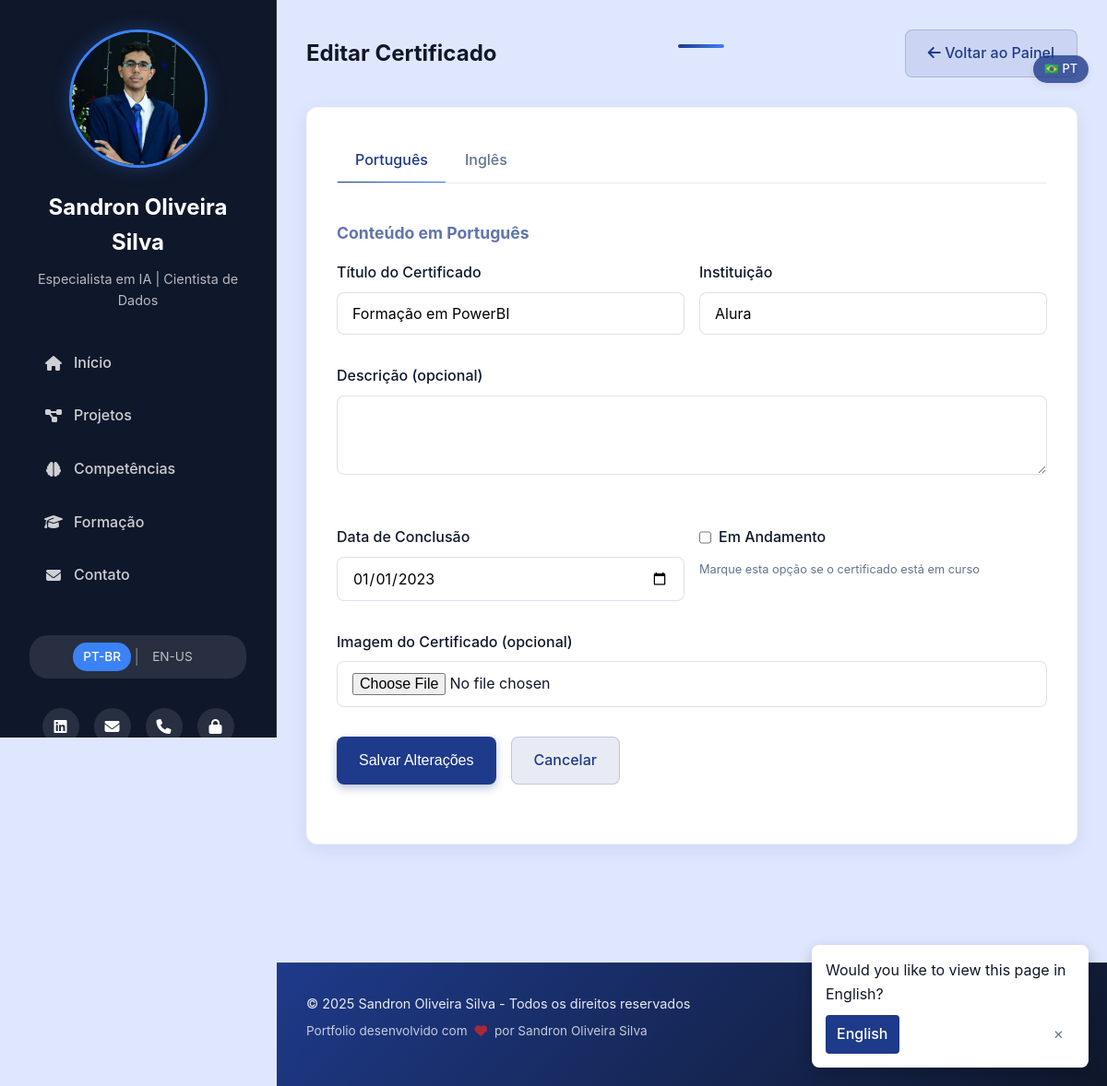
The page /admin/edit_certificate/1 (signed in) on the database as committed earlier.
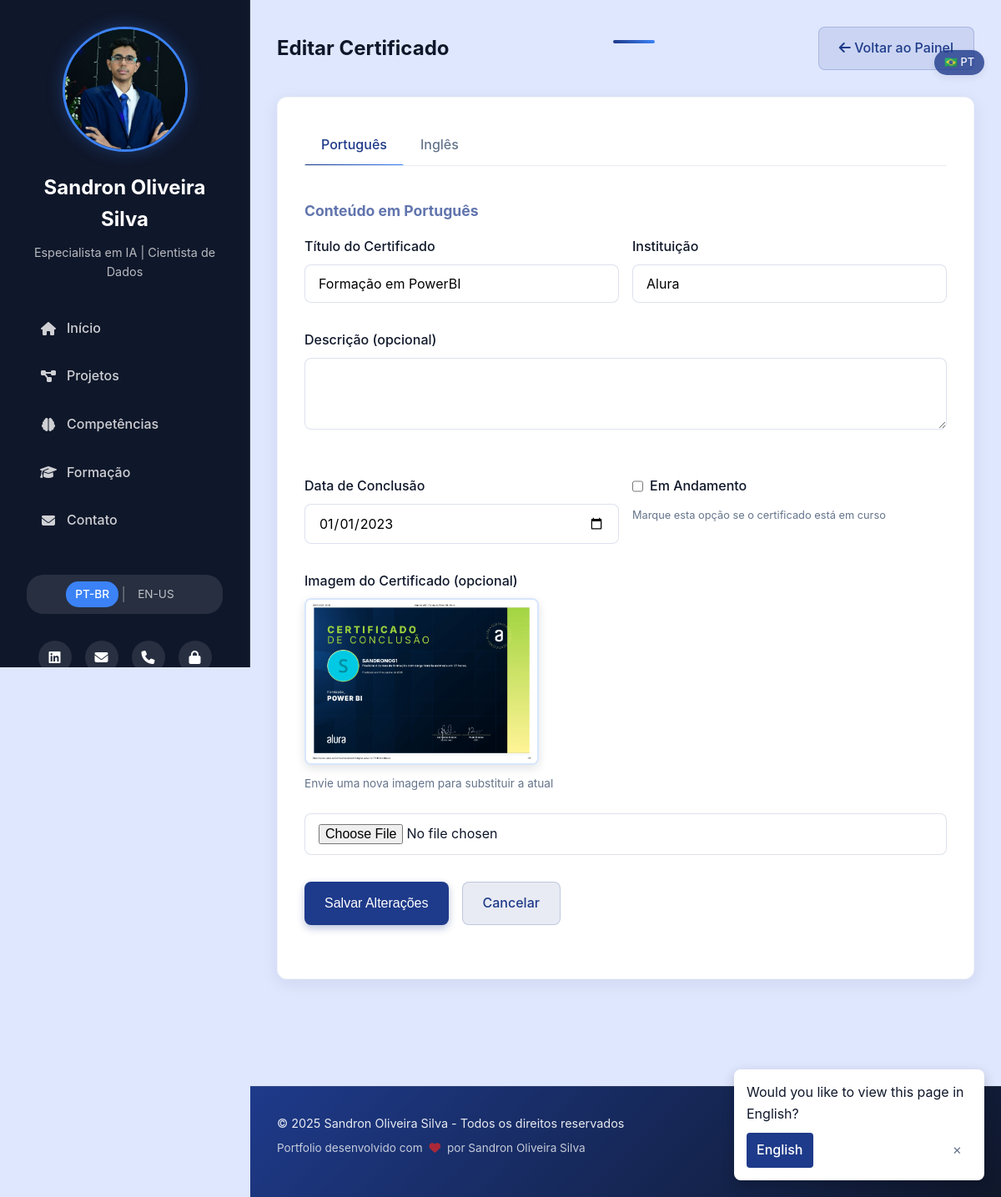
The same page on the database as committed later.
### app.py (models this page shows)
class Certificate(db.Model):
    id = db.Column(db.Integer, primary_key=True)
    title = db.Column(db.String(200), nullable=False)
    title_en = db.Column(db.String(200), nullable=True)  # Título em inglês
    institution = db.Column(db.String(100), nullable=False)
    institution_en = db.Column(db.String(100), nullable=True)  # Instituição em inglês
    date_completed = db.Column(db.Date)
    description = db.Column(db.Text, nullable=True)
    description_en = db.Column(db.Text, nullable=True)  # Descrição em inglês
    image = db.Column(db.String(255), nullable=True)
    in_progress = db.Column(db.Boolean, default=False)
    created_at = db.Column(db.DateTime, default=datetime.utcnow)

### app.py (the view, shortened to what this page needs)
@app.route('/admin/edit_certificate/<int:id>', methods=['GET', 'POST'])
@login_required
def edit_certificate(id):
    certificate = Certificate.query.get_or_404(id)
    return render_template('edit_certificate.html', certificate=certificate, user=current_user)

### app.py (called while the page is built)
def get_locale():
    return session.get('language', app.config['DEFAULT_LANGUAGE'])

def get_multilingual_field(obj, field_name):
    current_lang = g.locale  # Obtém o idioma atual da sessão
    if current_lang == 'en-us':
        en_field_name = f"{field_name}_en"
        en_value = getattr(obj, en_field_name, None)
        if en_value:
            return en_value
    return getattr(obj, field_name)

@app.context_processor
def utility_processor():
    return {
        '_': _,
        'get_locale': get_locale,
        'ml_field': get_multilingual_field  # Adicionar a nova função
    }

def _(text):
    locale = get_locale()
    if locale == app.config['DEFAULT_LANGUAGE']:
        return text
    return translations[locale].get(text, text)

@app.before_request
def before_request():
    g.locale = get_locale()
    g._ = _  # Torna a função de tradução disponível nos templates

@login_manager.user_loader
def load_user(user_id):
    return db.session.get(User, int(user_id))

### templates/edit_certificate.html (shortened to what this page needs)
{% extends "base.html" %}
{% block content %}
<section class="admin-header">
    <h2>{{ _('Editar Certificado') }}</h2>
    <div class="accent-line"></div>
    <div class="admin-actions">
        <a href="{{ url_for('admin') }}" class="btn secondary"><i class="fas fa-arrow-left"></i> {{ _('Voltar ao Painel') }}</a>
    </div>
</section>
<section class="edit-form-container">
    <div class="language-tabs">
        <a href="#pt-content" class="language-tab active" data-lang="pt">{{ _('Português') }}</a>
        <a href="#en-content" class="language-tab" data-lang="en">{{ _('Inglês') }}</a>
    </div>
    <form action="{{ url_for('edit_certificate', id=certificate.id) }}" method="post" enctype="multipart/form-data" class="admin-form">
        <div id="pt-content" class="language-content active">
            <h3>{{ _('Conteúdo em Português') }}</h3>
            <div class="form-row">
                <div class="form-group">
                    <label for="title">{{ _('Título do Certificado') }}</label>
                    <input type="text" id="title" name="title" value="{{ certificate.title }}" required>
                </div>
                <div class="form-group">
                    <label for="institution">{{ _('Instituição') }}</label>
                    <input type="text" id="institution" name="institution" value="{{ certificate.institution }}" required>
                </div>
            </div>
            <div class="form-group">
                <label for="description">{{ _('Descrição (opcional)') }}</label>
                <textarea id="description" name="description" rows="3">{{ certificate.description or '' }}</textarea>
            </div>
        </div>
        <div class="form-row">
            <div class="form-group">
                <label for="date_completed">{{ _('Data de Conclusão') }}</label>
                <input type="date" id="date_completed" name="date_completed"
                    value="{{ certificate.date_completed.strftime('%Y-%m-%d') if certificate.date_completed else '' }}">
            </div>
            <div class="form-group checkbox-group">
                <label class="checkbox-label">
                    <input type="checkbox" id="in_progress" name="in_progress"
                        {% if certificate.in_progress %}checked{% endif %}>
                    <span>{{ _('Em Andamento') }}</span>
                </label>
                <small>{{ _('Marque esta opção se o certificado está em curso') }}</small>
            </div>
        </div>
        <div class="form-group">
            <label for="certificate_image">{{ _('Imagem do Certificado (opcional)') }}</label>
            {% if certificate.image %}
            <div class="current-image-preview">
                <img src="{{ url_for('uploaded_file', filename='certificates/' + certificate.image) }}" alt="{{ ml_field(certificate, 'title') }}">
                <p>{{ _('Envie uma nova imagem para substituir a atual') }}</p>
            </div>
            {% endif %}
            <input type="file" id="certificate_image" name="certificate_image" accept="image/*">
        </div>
        <div class="form-actions">
            <button type="submit" class="btn primary">{{ _('Salvar Alterações') }}</button>
            <a href="{{ url_for('admin') }}" class="btn secondary">{{ _('Cancelar') }}</a>
        </div>
    </form>
</section>
{% endblock %}

Rows that differ between the two databases and show on the page:
changed Certificate "Formação em PowerBI": image: picture added
Other text that changed with them:
text now shown: "Envie uma nova imagem para substituir a atual"
